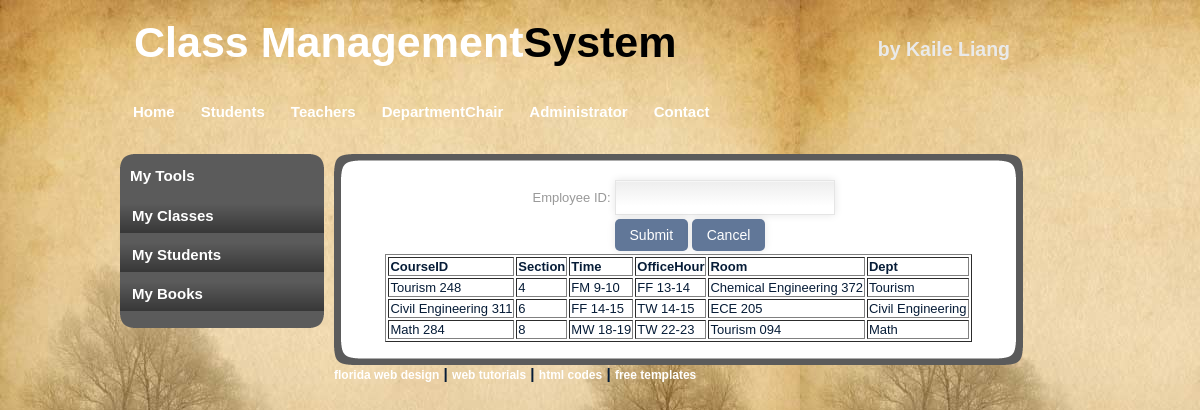
The page /tea_myclass.php?tid=63 on the database its author committed.
### tables this page shows
CREATE TABLE IF NOT EXISTS `GivenBy` (
  `course_id` varchar(48) NOT NULL DEFAULT '',
  `section` varchar(48) NOT NULL DEFAULT '',
  `employee_id` int(11) NOT NULL DEFAULT '0',
  `office_hours` varchar(48) DEFAULT NULL,
  PRIMARY KEY (`course_id`,`section`,`employee_id`),
  KEY `course_dept` (`office_hours`)
);

CREATE TABLE IF NOT EXISTS `Courses` (
  `course_id` varchar(48) NOT NULL DEFAULT '',
  `section` varchar(48) NOT NULL DEFAULT '',
  `prerequisities` varchar(48) DEFAULT NULL,
  `time` varchar(48) NOT NULL,
  `room` varchar(48) NOT NULL,
  `course_name` varchar(124) NOT NULL,
  `dept_name` varchar(48) NOT NULL,
  PRIMARY KEY (`course_id`,`section`),
  KEY `course_room` (`room`),
  KEY `course_dept` (`dept_name`)
);

### config/config.php (called while the page is built, shortened)
<?php
class Database
{
  public function __construct()
  {
    $this->con=mysql_connect(DOMAIN, DB_USER, PASSWORD);
  }
  public function query($sql)
  {
    $r = mysql_query($sql);
    return $r;
  }
}
?>

### tea_myclass.php (the view, shortened to what this page needs)
<?php include("include/header.php"); ?>
<div id="leftmenu">
  <div id="leftmenu_top"></div>
  <div id="leftmenu_main">
    <h3>My Tools</h3>
    <ul>
      <li><a href="tea_myclass.php">My Classes</a></li>
      <li><a href="tea_mystudent.php">My Students</a></li>
      <li><a href="tea_mybook.php">My Books </a></li>
    </ul>
  </div>
  <div id="leftmenu_bottom"></div>
</div>
<div id="content">
  <div id="content_top"></div>
  <div id="content_main">
    <form action="tea_myclass.php" method ="get">
   <table><tr><td>
	<p class="form">
	  <label for="tid">Employee ID: </label> </td>
<td>	    <input type="text" name="tid" /></td>
	</tr>
     <td></td>
     <td>
	<p class="submit">
	  <input type="submit" value="Submit"/>
	  <input type="reset" value="Cancel"/>
	</p>
	</td></table>
    </form>
   <?php
   $id = $_GET["tid"];
if($id)
  {
        $sql = "SELECT course_id,section, time,office_hours,room,dept_name FROM GivenBy natural join Courses WHERE employee_id ='".$id."'";
    $result = $db->query($sql);
    if($result)
      {
	echo "<table border='1'>
	     <tr>
	       <th>CourseID</th>
	       <th>Section</th>
	       <th>Time</th>
	       <th>OfficeHour</th>
	       <th>Room</th>
	       <th>Dept</th>
	     </tr>";
	while($row = mysql_fetch_array($result))
	  {
	    echo "<tr>";
	    echo "<td>" . $row['course_id'] . "</td>";
	    echo "<td>" . $row['section'] . "</td>";
	    echo "<td>" . $row['time'] . "</td>";
	    echo "<td>" . $row['office_hours'] . "</td>";
	    echo "<td>" . $row['room'] . "</td>";
	    echo "<td>" . $row['dept_name'] . "</td>";
	    echo "</tr>";
	  }
	echo "</table>";
      }
  }
?>
    </div>
    <?php include("include/footer.php"); ?>

### css/style.css (style rules this page uses)
body { margin: 0; padding: 0; text-align: left; font: 12px Arial, Helvetica, sans-serif; font-size: 13px; color: #061C37; background: #CCCCCC; background-image:url(../images/background.jpg); background-repeat:repeat-x; }
* { margin: 0 auto 0 auto; text-align:left; }
#leftmenu { margin-top:15px; width:204px; float:left; }
#leftmenu_top { width:204px; height:13px; background-image:url(../images/leftmenu_top.png); }
#leftmenu_bottom { width:204px; height:13px; background-image:url(../images/leftmenu_bottom.png); }
#leftmenu_main { width:204px; height:auto; background-color:#5B5B5B; }
#leftmenu_main ul { list-style: none; padding: 0px; width:204px; }
#leftmenu_main h3 { list-style: none; padding: 0px; width:204px; color:#FFFFFF; padding-left:10px; padding-bottom:14px; }
#leftmenu_main ul li { list-style: none; padding: 0px; width:204px; text-align:left; }
#leftmenu_main ul li a, #leftmenu_main ul li a:visited { display:block; list-style: none; padding: 0px; width:192px; padding-left:12px; padding-top:4px; height:30px; text-align:left; background-image:url(../images/leftmenu_link.png); background-repeat:repeat-x; margin-top:5px; color:#FFFFFF; text-decoration:none; font-size:15px; font-weight:bold; }
#content { display:block; float:left; width:689px; height:auto; padding-left:10px; padding-top:15px; padding-right:10px; padding-bottom:5px; }
#content_top { background-image:url(../images/main_top.png); background-repeat:no-repeat; width:689px; height:23px; }
#content_main { background-image:url(../images/main_back.png); background-repeat:repeat-y; width:659px; padding-left:15px; padding-right:15px; }
html, body { text-align: center; }
p { text-align: left; }

### css/formstyle.css (style rules this page uses)
input, textarea { padding: 9px; border: solid 1px #E5E5E5; outline: 0; font: normal 13px/100% Verdana, Tahoma, sans-serif; width: 200px; background: #FFFFFF url('bg_form.png') left top repeat-x; background: -webkit-gradient(linear, left top, left 25, from(#FFFFFF), color-stop(4%, #EEEEEE), to(#FFFFFF)); background: -moz-linear-gradient(top, #FFFFFF, #EEEEEE 1px, #FFFFFF 25px); box-shadow: rgba(0,0,0, 0.1) 0px 0px 8px; -moz-box-shadow: rgba(0,0,0, 0.1) 0px 0px 8px; -webkit-box-shadow: rgba(0,0,0, 0.1) 0px 0px 8px; }
.form label { margin-left: 10px; color: #999999; }
.submit input { width: auto; padding: 9px 15px; background: #617798; border: 0; font-size: 14px; color: #FFFFFF; -moz-border-radius: 5px; -webkit-border-radius: 5px; }

### rows shown on the page
givenby: course "Tourism 248", section "4", courses.time "FM 9-10", office_hours "FF 13-14", courses.room "Chemical Engineering 372", courses.dept_name "Tourism"
givenby: course "Civil Engineering 311", section "6", courses.time "FF 14-15", office_hours "TW 14-15", courses.room "ECE 205", courses.dept_name "Civil Engineering"
givenby: course "Math 284", section "8", courses.time "MW 18-19", office_hours "TW 22-23", courses.room "Tourism 094", courses.dept_name "Math"
